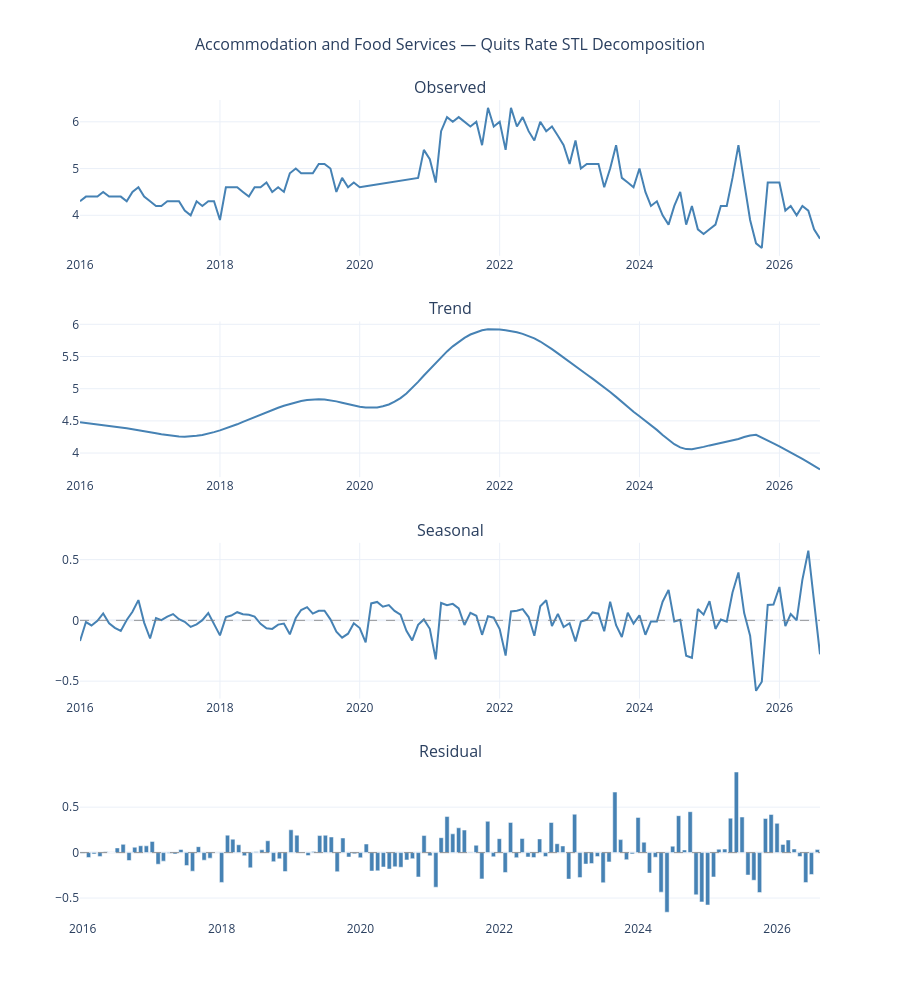

The notebook cell this image was saved under:
### Markdown cell above
## Autocorrelation

The autocorrelation function shows how closely quit rates relate to their past values at different monthly lags.

The ACF generally declines as the lag increases, remaining positive through lag 22, reaching approximately zero at lag 23, and becoming negative afterward. This pattern indicates substantial persistence, meaning that periods of relatively high or low quit rates tend to carry forward into subsequent months. Because the ACF is calculated on the level series, however, the gradual decline may reflect both serial dependence and longer-term movement rather than a specific autoregressive structure.

There is no distinct peak at lag 12 relative to neighboring lags. Such a peak can indicate an annual pattern, although its absence alone does not rule out seasonality. Since BLS already seasonally adjusts this series, the relevant question is whether annual dependence remains after that adjustment.

Taken together with the earlier seasonality analysis, the ACF shows substantial persistence and limited evidence of a strong remaining annual pattern. This supports evaluating nonseasonal forecasting models, while leaving their performance to be assessed through validation.

### Code cell
# =============================================================================
# Section 5: Full STL Decomposition
# =============================================================================
trend = stl_fit.trend
seasonal = stl_fit.seasonal
residual = stl_fit.resid

fig = make_subplots(
    rows=4, cols=1,
    subplot_titles=('Observed', 'Trend', 'Seasonal', 'Residual'),
    vertical_spacing=0.08
)

# --- Observed ---
fig.add_trace(go.Scatter(
    x=df_interp.index, y=df_interp['quit_rate'],
    mode='lines', name='Observed',
    line=dict(color='steelblue', width=2),
    showlegend=False,
    hovertemplate='%{x|%b %Y}: %{customdata}<extra></extra>',
    customdata=[f'{v:.1f}%' for v in df_interp['quit_rate']]
), row=1, col=1)

# --- Trend ---
fig.add_trace(go.Scatter(
    x=df_interp.index, y=trend,
    mode='lines', name='Trend',
    line=dict(color='steelblue', width=2),
    showlegend=False,
    hovertemplate='%{x|%b %Y}: %{customdata}<extra></extra>',
    customdata=[f'{v:.2f}%' for v in trend]
), row=2, col=1)

# --- Seasonal ---
fig.add_trace(go.Scatter(
    x=df_interp.index, y=seasonal,
    mode='lines', name='Seasonal',
    line=dict(color='steelblue', width=2),
    showlegend=False,
    hovertemplate='%{x|%b %Y}: %{customdata}<extra></extra>',
    customdata=[f'{v:.3f} ppts' for v in seasonal]
), row=3, col=1)

fig.add_hline(y=0, line_color='gray', line_width=0.8, line_dash='dash', row=3, col=1)

# --- Residual ---
fig.add_trace(go.Bar(
    x=df_interp.index, y=residual,
    name='Residual',
    marker_color='steelblue',
    showlegend=False,
    hovertemplate='%{x|%b %Y}: %{customdata}<extra></extra>',
    customdata=[f'{v:.3f} ppts' for v in residual]
), row=4, col=1)

fig.add_hline(y=0, line_color='gray', line_width=0.8, line_dash='dash', row=4, col=1)

fig.update_layout(
    title=dict(text='Accommodation and Food Services — Quits Rate STL Decomposition',
               x=0.5, font=dict(size=16)),
    height=1000,
    template='plotly_white',
    hovermode='x unified'
)

fig.show()
